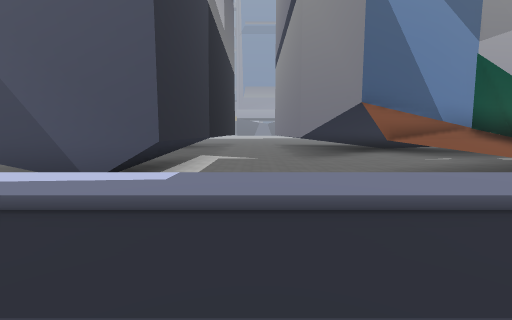
[1] (above)

24 first-person views from a walk through a Godot game level. The camera is 1.3 m above the floor, tilts 6° down and sees 90° across. The floor is counted in squares, 2 m on a side. Each view is taken from the middle of a square. On the plan, view 1 faces up. The plan holds only what a view shows up to about 9 squares ahead; the rest is blank. The place goes on beyond the plan. Characters and animated objects are left out. Some surface patterns are stand-ins.

[2]
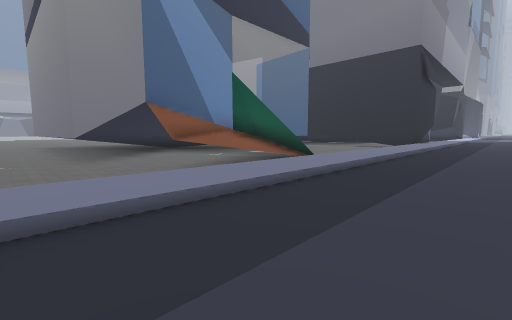

[3]
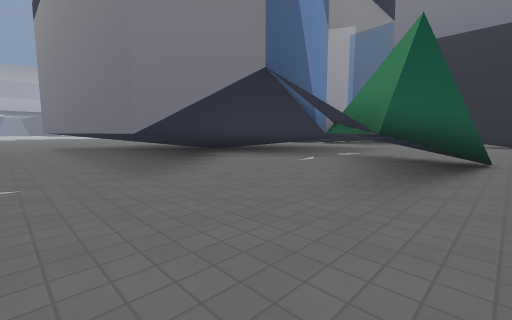

[4]
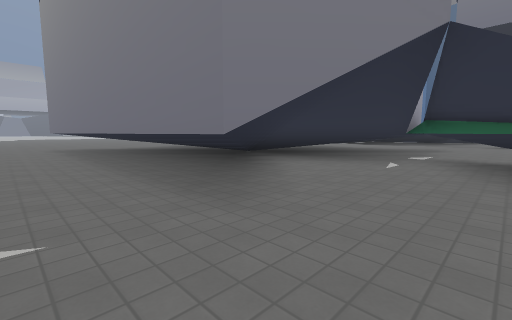

[5]
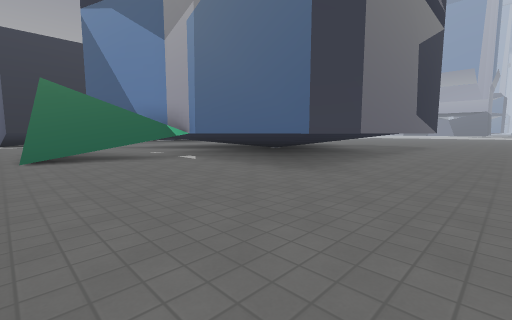

[6]
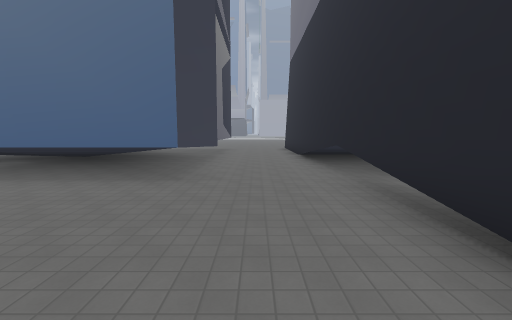

[7]
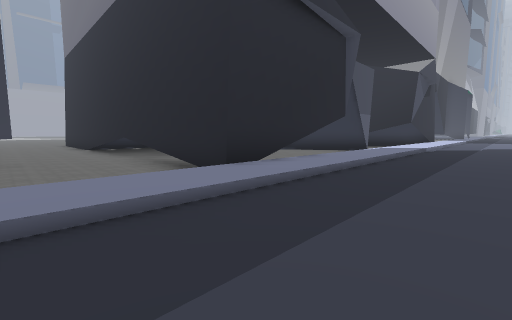

[8]
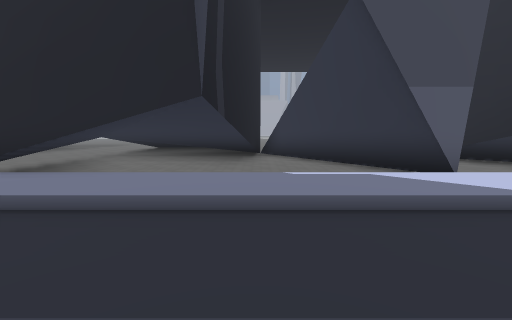

[9]
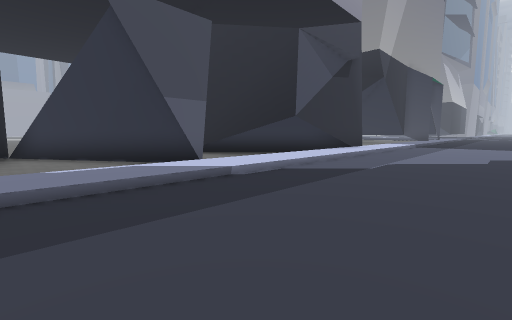

[10]
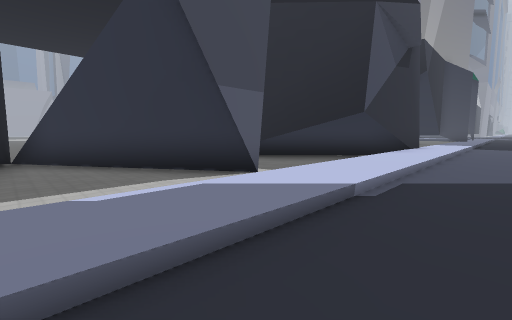

[11]
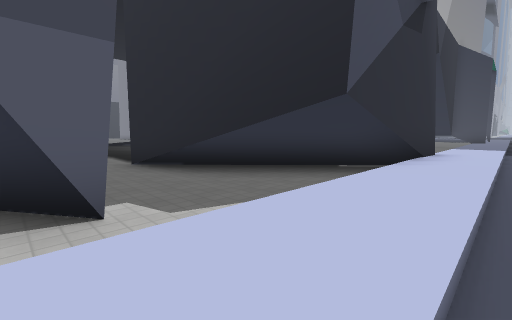

[12]
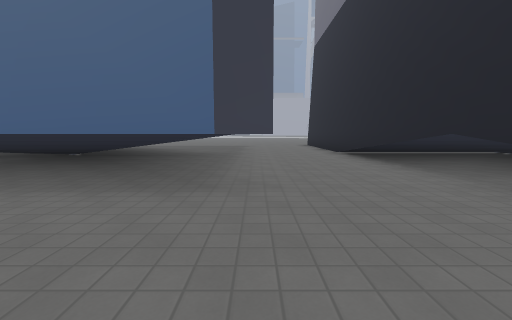

[13]
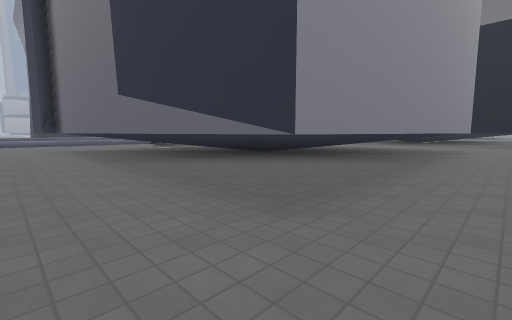

[14]
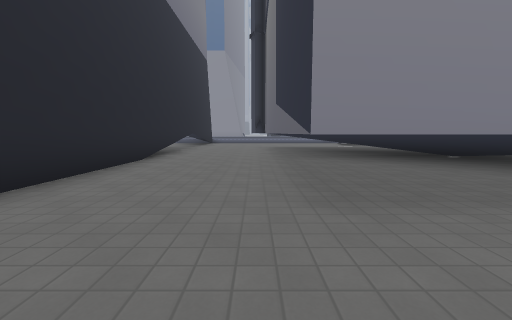

[15]
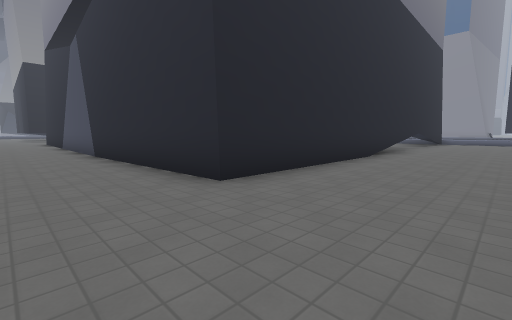

[16]
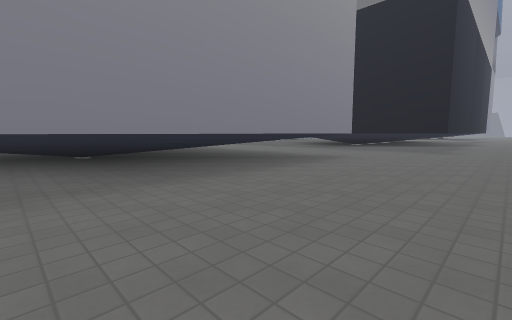

[17]
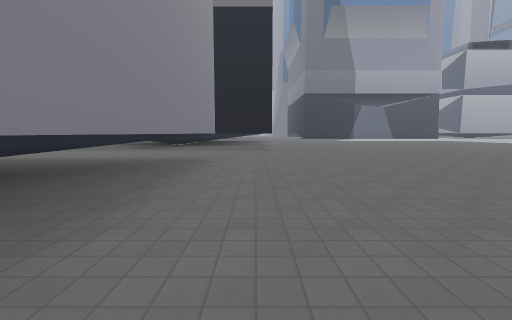

[18]
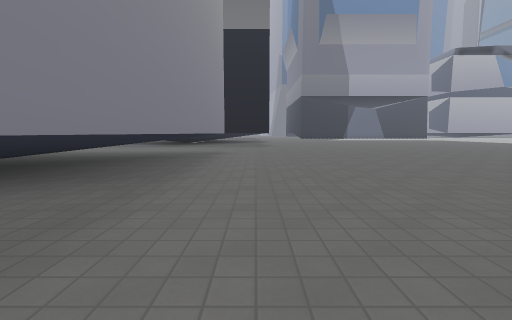

[19]
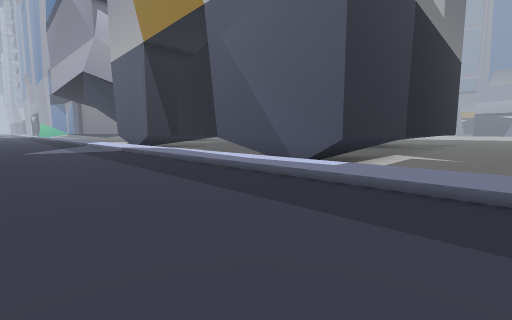

[20]
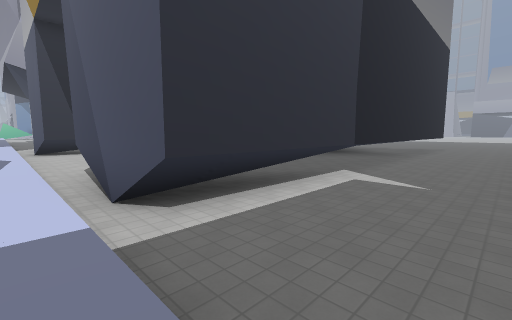

[21]
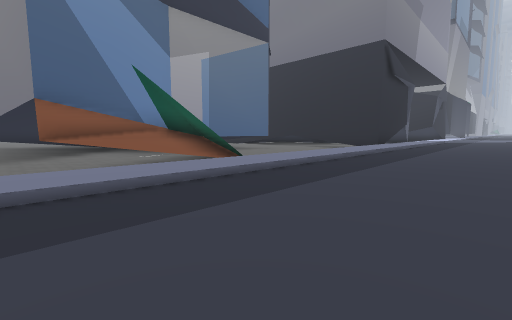

[22]
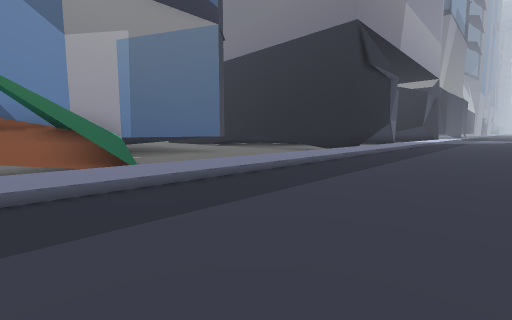

[23]
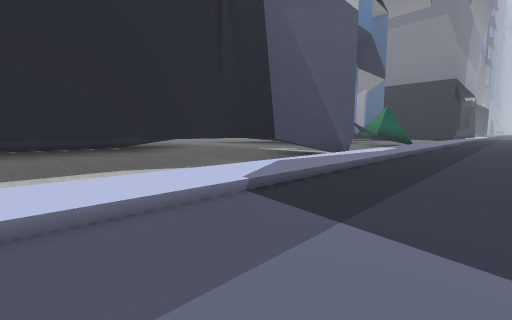

[24]
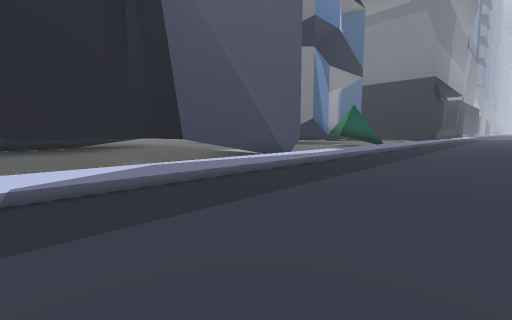

### Floor plan
Key: @ floor where view 1 was taken; # wall or solid block; x gap in a wall; . main floor; : floor 0.25 m higher than the main floor; + floor 0.5 m higher than the main floor; / step, stairs or slope; = window, fence, low wall or low ledge; v drop or lower ground; B building.
Columns run from 11 left of view 1 to 31 right of it. Each row starts with its distance up from view 1.
 27           ....
 26           .....
 25           ......
 24           .......
 23           ........
 22           .........
 21        ..............  .............
 20        ..............  .............
 19         ##................#########
 18          #...BB#######B...#
 17           ...BBBBBBB  B...#
 16           ...BBBBBBBB B...#
 15           ...BBBBBBBBBB...#
 14           ...BBB..BBBBB...#.....
 13          #...BBB...BBBB...#.....
 12          #...BBB.Bv.BBB...#   ..
 11          #...BBBBBvBBBB...#
 10          #...BBBBBvBBBB...#    x
  9          #...BBBBBvBBBB...##  =#.   .
  8          #...B...BBBBBBB..#######=  .#
  7          #......./ .......##.##..# ..#.
  6 ######   #....BBB /.......##..#..##..#=.
  5 .....##  #....BBB//.......###.....#...#=.
  4 ......####................###     ....####
  3 +++++++++++++++++++++++++++++++++++++++++++
  2 ///////////////////////////////////////////
  1 :::::::::::::::::::::::::::::::::::::::::::
  0 :::::::::::@:::::::::::::::::::::::::::::::
 -1 :::::::::::::::::::::::::::::  ::::::::::::

Positions as (right, up) in squares from view 1, and headings:
1: (0, 0), facing up
2: (0, 0), facing up-right
3: (0, 4), facing up-right
4: (0, 6), facing up-right
5: (14, 4), facing up-left
6: (13, 3), facing up
7: (12, 0), facing up-right
8: (20, 0), facing up
9: (20, -1), facing up-right
10: (20, 1), facing up-right
11: (23, 2), facing up-right
12: (12, 5), facing up
13: (13, 19), facing down-left
14: (12, 20), facing down
15: (12, 21), facing down-right
16: (8, 21), facing down-left
17: (8, 19), facing left
18: (10, 19), facing left
19: (1, -1), facing up-left
20: (1, 3), facing up-left
21: (2, -1), facing up-right
22: (5, -1), facing up-right
23: (-11, 0), facing up-right
24: (-9, -1), facing up-right
